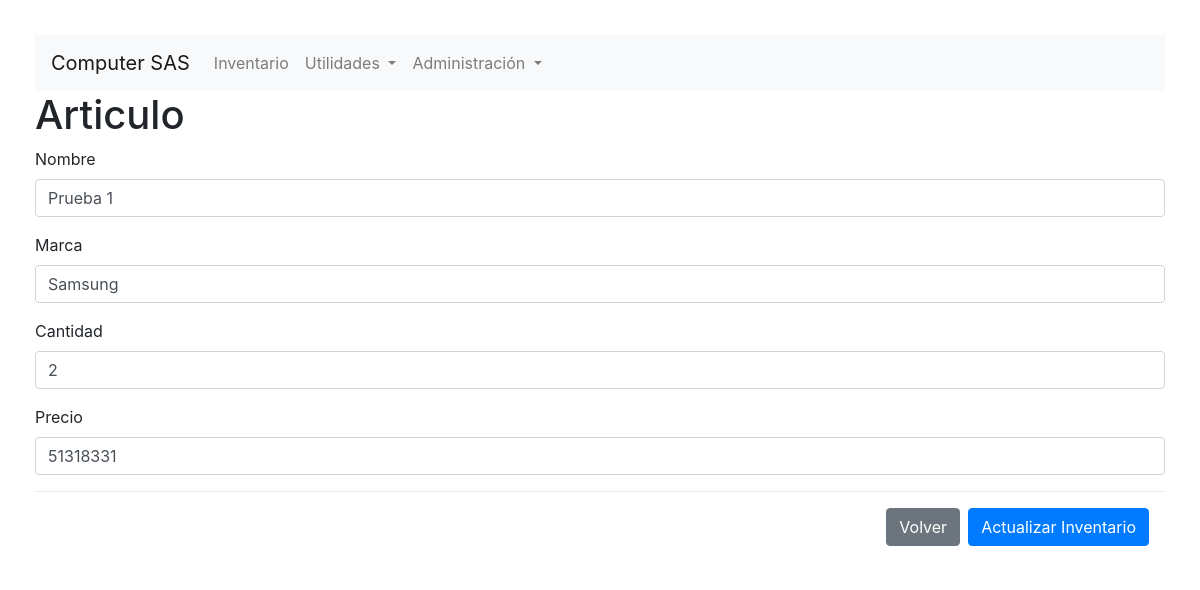
Before: /interface.php?id=2 with the older database file.
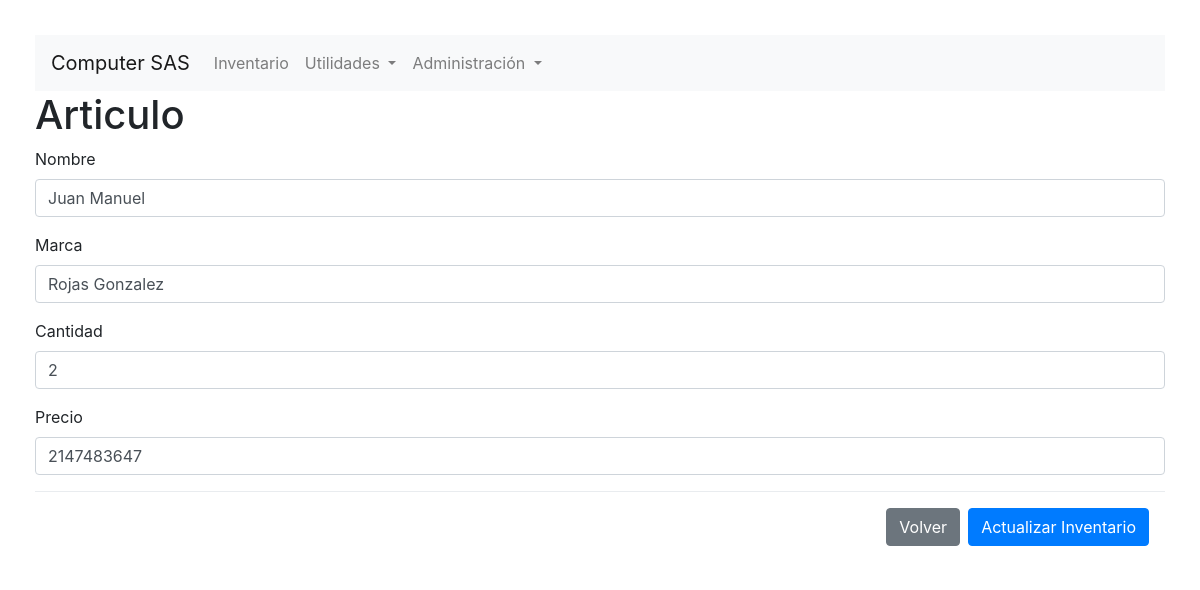
After: the same page with the newer database file.
### tables this page shows
CREATE TABLE `inventarios` (
  `id` int(10) NOT NULL AUTO_INCREMENT,
  `nombre` varchar(50) DEFAULT NULL,
  `marca` varchar(20) DEFAULT NULL,
  `cantidad` int(15) DEFAULT NULL,
  `precio` int(15) DEFAULT NULL,
  PRIMARY KEY (`id`)
);

### interface.php (the view, shortened to what this page needs)
<?php
include 'config.php';
include 'header.php';
if(!empty($_GET)){
    function ShowReg(){
        $id = $_GET['id'];
        global $username, $password, $servername, $dbname;
        $conn = mysqli_connect($servername, $username, $password, $dbname);
        $sql = "SELECT * FROM inventarios WHERE id=$id";
        $result = mysqli_query($conn, $sql);
        if (mysqli_num_rows($result) > 0) {
            while($row = mysqli_fetch_assoc($result)) {
                $data = $row;
            }
        }
        return $data;
    }
    $data = ShowReg();
}
?>
        <h1>Articulo</h1>
            <form action="crud.php" method="POST">
            <div class="form-group">
                    <label for="inputName">Nombre</label>
                    <input type="text" class="form-control" name="inputName" id="inputName" placeholder="Ingrese el nombre del Producto" <?php if (!empty($_GET)){ echo 'value="'. $data['nombre'] .'"';} ?>/>
                </div>
                <div class="form-group">
                    <label for="inputBrand">Marca</label>
                    <input type="text" class="form-control" name="inputBrand" id="inputBrand" placeholder="Ingrese la marca" <?php if (!empty($_GET)){ echo 'value="'. $data['marca'] .'"';} ?>/>
                </div>
                <div class="form-group">
                    <label for="inputCount">Cantidad</label>
                    <input type="number" class="form-control" name="inputCount" id="inputCount" placeholder="Ingrese inventario actual" <?php if (!empty($_GET)){ echo 'value='. $data['cantidad'].' ';} ?>/>
                </div>
                <div class="form-group">
                    <label for="inputValue">Precio</label>
                    <input type="number" class="form-control" name="inputValue" id="inputValue" placeholder="Ingrese valor del articulo" <?php if (!empty($_GET)){ echo 'value='. $data['precio'].' ';} ?>/>
                </div>
                <div class="modal-footer">
                    <a href="index.php" class="btn btn-secondary" role="button">Volver</a>
                    <button type="submit" class="btn btn-primary submitBtn">Actualizar Inventario</button>
                </div>
            </form>
    </body>
</html>

Changed rows visible on the page:
changed inventarios: inputName "Prueba 1" → "Juan Manuel"; inputBrand "Samsung" → "Rojas Gonzalez"; inputValue "51318331" → "2147483647"
